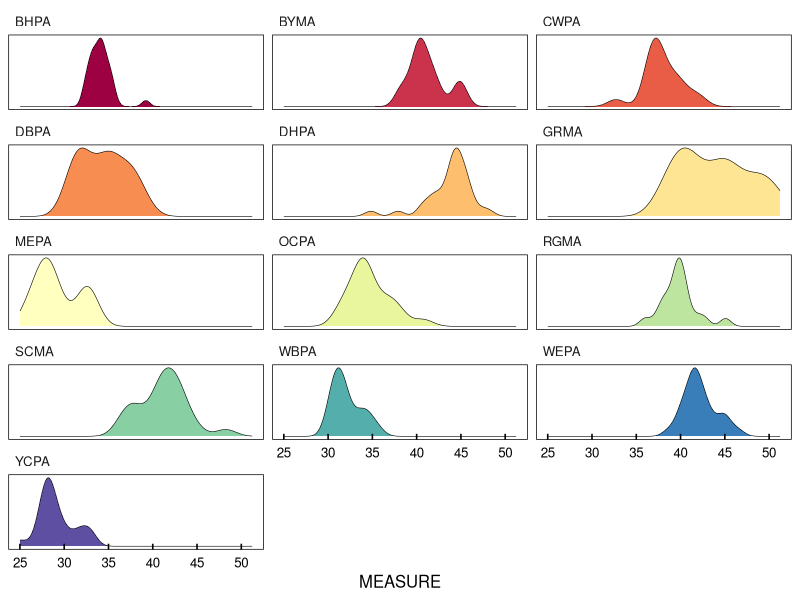
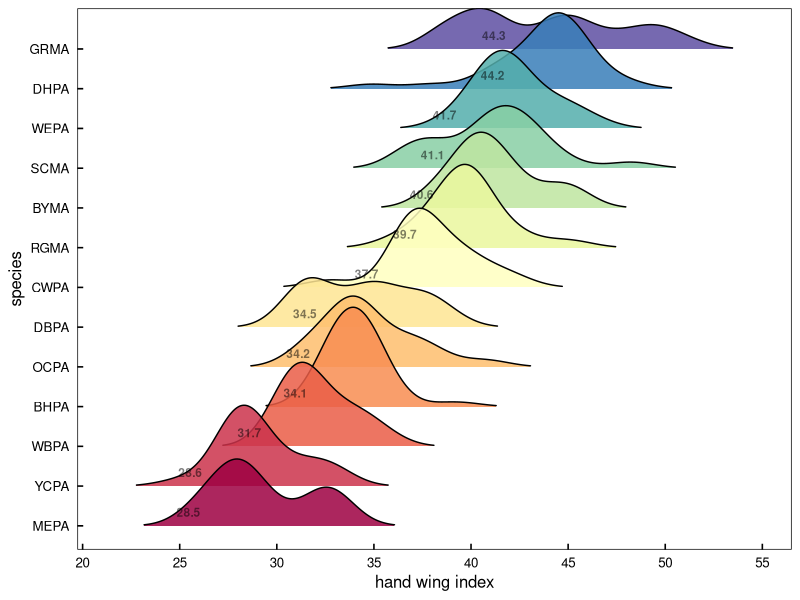
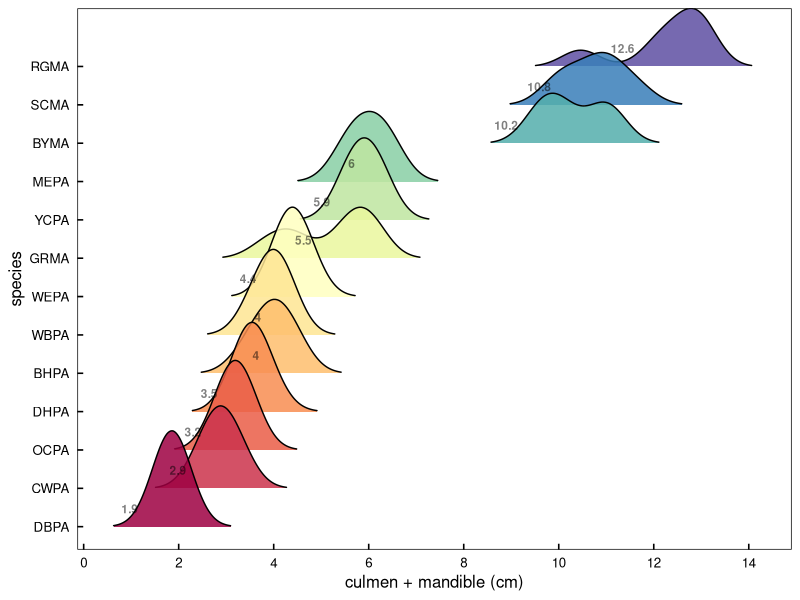
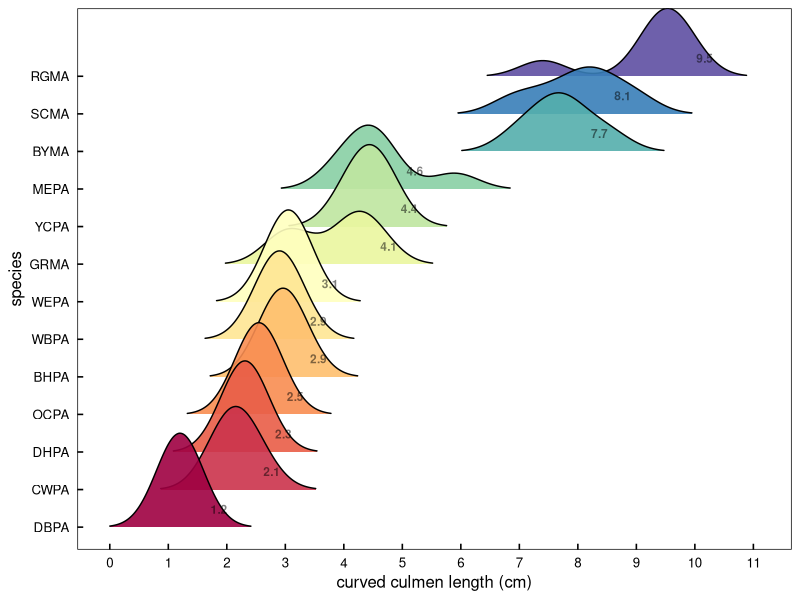
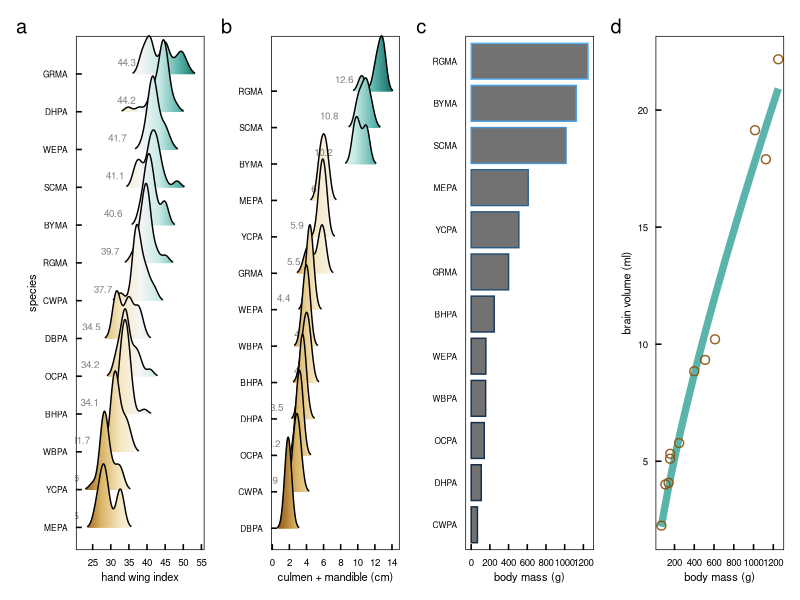

Reproduce these figures in R, in order.
#### this script is exploring the morphometric data 
#### from parrots, macaws, and parakeets measured in museums
#### interested in factors contributing to social roles and hierarchies
#### then some basic dataviz


library(ggplot2)      # plotting and viz
library(plyr)         # legacy df manipulation
library(dplyr)        # variable grouping and manipulation
library(reshape)      # legacy df manipulation
library(data.table)   # legacy functions on df 
library(tidyr)        # gathering and spreading
library(zoo)          # roll mean
library(ggthemes)     # helpful ggplot themes
library(forcats)
library(scales)
library(RColorBrewer) # pretty colors
library(ggridges)
library(colorspace)
library(patchwork)


# my custom ggplot theme
themeKV <- theme_few()+
  theme(strip.background = element_blank(),
        axis.line = element_blank(),
        axis.text.x = element_text(colour = "black", margin = margin(0.2, unit = "cm")),
        axis.text.y = element_text(colour = "black", margin = margin(c(1, 0.2), unit = "cm")),
        axis.ticks.x = element_line(colour = "black"), axis.ticks.y = element_line(colour = "black"),
        axis.ticks.length=unit(-0.15, "cm"),element_line(colour = "black", linewidth=.25),
        panel.border = element_rect(colour = "black", fill=NA, linewidth=.5),
        legend.title=element_blank(),
        strip.text=element_text(hjust=0))


#### read in beak and wing morph data
# setwd("/Users/kylevanhoutan/colpa_flock/")
morphs <- read.csv('data/museo_morphs.csv')

#### subset full data set for just wing data 
# focusing here on dispersal ability, so pulling "wing_Hwi" 
# wing_Hwi = hand wing index from Claramunt & Wright 2017, https://doi.org/10.1201/9781315120454
morph_HWi <- subset(morphs, MORPH == "wing_Hwi")
morph_HWi <- morph_HWi[!(morph_HWi$CODE == ""), ]  # remove blank entries in species CODE, for congeners that haven't been rescaled and assigned a CODE

# make a density plot, facet by species CODE
colourCount = length(unique(morph_HWi$CODE)) # but first expand the 11 brewer palette categories
getPalette = colorRampPalette(brewer.pal(11, "Spectral")) # interpolate colors to fit the 13 parrot species

# then make the plot and call in the expanded Brewer pal
ggplot(morph_HWi, aes(x = MEASURE, fill = CODE)) + 
  themeKV + theme(legend.position = "none") +
  scale_fill_manual(values = getPalette(colourCount)) +
  #  scale_fill_brewer(palette = "Spectral") +
  theme(axis.text.y = element_blank(),
        axis.title.y = element_blank(),
        axis.ticks.y = element_blank()) +
    geom_density(size = 0.2) +
  facet_wrap(~CODE, ncol=3, scales = "free_y") +
  scale_x_continuous(breaks = seq(20, 50, by = 5))

# same data, but using ridgeline plot w/o faceting
# again use above expanded Brewer palette
ggplot(morph_HWi, aes(x = MEASURE, y = fct_reorder(CODE,MEASURE), fill = fct_reorder(CODE,MEASURE))) + 
# both y and fill are reordered by CODE's median value of MEASURE 
  themeKV + theme(legend.position = "none") +
  scale_fill_manual(values = getPalette(colourCount)) +
  geom_density_ridges(scale = 2.5, alpha = 0.85, size = 0.2, rel_min_height = 0.01, bandwidth = 1.2) +
  stat_summary(geom = "text", fontface = "bold", alpha = 0.5, size = 3, vjust = -1, hjust = 3,
               fun = "median", aes(label = round(after_stat(x), 1))) +
  scale_x_continuous(breaks = seq(20, 60, by = 5)) + 
  xlab("hand wing index") + ylab("species")


# same data, but ridgeline plot continuous x axis fill 
p1 <- ggplot(morph_HWi, aes(x = MEASURE, y = fct_reorder(CODE,MEASURE), fill = after_stat(x))) + 
  # just y is reordered by CODE's median value of MEASURE of HWi 
  themeKV + theme(legend.position = "none",
                  axis.text.x = element_text(size = 7),
                  axis.title.x = element_text(size = 8),
                  axis.text.y = element_text(size = 6),
                  axis.title.y = element_text(size = 8),) +
  scale_fill_distiller(#type = "div",
                       palette = "BrBG",
                       direction = 1) +
  geom_density_ridges_gradient(scale = 2.5, alpha = 0.85, size = 0.2, rel_min_height = 0.01, bandwidth = 1) +
  stat_summary(geom = "text", alpha = 0.5, size = 2.5, vjust = -1, hjust = 2.5,
               fun = "median", aes(label = round(after_stat(x), 1))) +
  scale_x_continuous(breaks = seq(25, 55, by = 5)) + 
  xlab("hand wing index") + 
  ylab("species")


#### subset full data set for beak data
# focusing here on beak as a weapon, so want size
# pulling "culm_mand_SL" 
# culm_mand_SL = cumulative straight length of culmen and mandible in cm
morph_CMs <- subset(morphs, MORPH == "culm_mand_SL")
morph_CMs <- morph_CMs[!(morph_CMs$CODE == ""), ]  # remove blank entries in species CODE, for congeners that haven't been rescaled and assigned a CODE


colourCount = length(unique(morph_CMs$CODE))
getPalette = colorRampPalette(brewer.pal(11, "Spectral"))

# make ridgeline/joy plot of beak size
ggplot(morph_CMs, aes(x = MEASURE, y = fct_reorder(CODE,MEASURE), fill = fct_reorder(CODE,MEASURE))) + 
  # both y and fill are reordered by CODE's median value of MEASURE 
  themeKV + theme(legend.position = "none") +
  scale_fill_manual(values = getPalette(colourCount)) +
  geom_density_ridges(scale = 2.5, alpha = 0.85, size = 0.25, rel_min_height = 0.01, bandwidth = 0.4) +
  stat_summary(geom = "text", fontface = "bold", alpha = 0.5, size = 3, vjust = -1.5, hjust = 3,
               fun = "median", aes(label = round(after_stat(x), 1))) +
  scale_x_continuous(breaks = seq(0, 16, by = 2)) + 
  xlab("culmen + mandible (cm)") + ylab("species")


# same data, but ridgeline plot continuous x axis fill 
p2 <- ggplot(morph_CMs, aes(x = MEASURE, y = fct_reorder(CODE,MEASURE), fill = after_stat(x))) + 
  # just y is reordered by CODE's median value of MEASURE of CMs
  themeKV + theme(legend.position = "none",
                  axis.text.x = element_text(size = 7),
                  axis.title.x = element_text(size = 8),
                  axis.text.y = element_text(size = 6),
                  axis.title.y = element_text(size = 0),) +
  scale_fill_distiller(type = "div",
                       palette = "BrBG",
                       direction = 1) +
  geom_density_ridges_gradient(scale = 2.5, alpha = 0.85, size = 0.2, rel_min_height = 0.01, bandwidth = 0.4) +
  stat_summary(geom = "text", alpha = 0.5, size = 2.5, vjust = -1, hjust = 2.5,
               fun = "median", aes(label = round(after_stat(x), 1))) +
  scale_x_continuous(breaks = seq(0, 16, by = 2)) + 
  xlab("culmen + mandible (cm)") + 
  ylab("species")



#### subset full data set for beak data
# focusing here on beak as a weapon, so want size
# pulling "culmen_CL" 
# culmen_CL = curved culmen length in cm
morph_CCL <- subset(morphs, MORPH == "culmen_CL")
morph_CCL <- morph_CCL[!(morph_CCL$CODE == ""), ]  # remove blank entries in species CODE, for congeners that haven't been rescaled and assigned a CODE

colourCount = length(unique(morph_CCL$CODE))
getPalette = colorRampPalette(brewer.pal(11, "Spectral"))

# make ridgeline/joy plot of beak size
ggplot(morph_CCL, aes(x = MEASURE, y = fct_reorder(CODE,MEASURE), fill = fct_reorder(CODE,MEASURE))) + 
  # both y and fill are reordered by CODE's median value of MEASURE 
  themeKV + theme(legend.position = "none") +
  scale_fill_manual(values = getPalette(colourCount)) +
  geom_density_ridges(scale = 2.5, alpha = 0.9, size = 0.25, rel_min_height = 0.01, bandwidth = 0.4) +
  scale_x_continuous(breaks = seq(0, 12, by = 1)) + 
  stat_summary(geom = "text", fontface = "bold", alpha = 0.5, size = 3, vjust = -1.5, hjust = -1.8,
               fun = "median", aes(label = round(after_stat(x), 1))) +
  xlab("curved culmen length (cm)") + ylab("species")


#### read in body mass and brain volume data
massvol <- read.csv('data/body_brain.csv')

#### bar plot of body mass

p3 <- ggplot(massvol, aes(x = MASS_g, color = MASS_g, 
                          y = fct_reorder(CODE, MASS_g))) + # reorder for geom_col
  themeKV + theme(legend.position = "none",
        axis.ticks.y = element_blank(),
        axis.title.x = element_text(size = 8),
        axis.title.y = element_text(size = 0),
        axis.text.x = element_text(size = 7),
        axis.text.y = element_text(size = 6)) + 
  geom_col(alpha = 0.85, width = 0.85) + # width controls gaps between bars
  # scale_y_continuous(breaks = seq(0, 40, by = 5)) +
  scale_x_continuous(breaks = seq(0, 1400, by = 200)) +
  xlab("body mass (g)")


#### allometric function of body mass vs brain volume
## model fit is power function, residuals form this model interpreted as proxy for cognitive aptitude
## see JR Krebs & NB Davies (1993) Introduction to behavioral ecology. Blackwell: Oxford UK, p 30  

p4 <- ggplot(massvol, aes(x = MASS_g, y = BRAIN_ml)) + 
  themeKV + theme(legend.position = "none",
                  axis.text.x = element_text(size = 7),
                  axis.title.x = element_text(size = 8),
                  axis.text.y = element_text(size = 7),
                  axis.title.y = element_text(size = 8),) +
  geom_smooth(method = 'nls', formula = 'y~a*x^b', # power fit using non-linear squares regression
              method.args = list(start= c(a = 1,b=1)), se = FALSE, 
              size = 2.5, color = '#5ab4ac', alpha = 0.5) + 
  geom_point(shape = 1, size = 2.5, alpha = 0.9, stroke = 0.75, color = '#8c510a') +
  scale_y_continuous(breaks = seq(0, 25, by = 5)) +
  scale_x_continuous(breaks = seq(0, 1400, by = 200)) +
  xlab("body mass (g)") + 
  ylab("brain volume (ml)")


layout <- "
ABCD"
p1 + p2 + p3 + p4 +
  plot_layout(design = layout) +
  plot_annotation(tag_levels = 'a') # add panel labels a, b, c... etc
